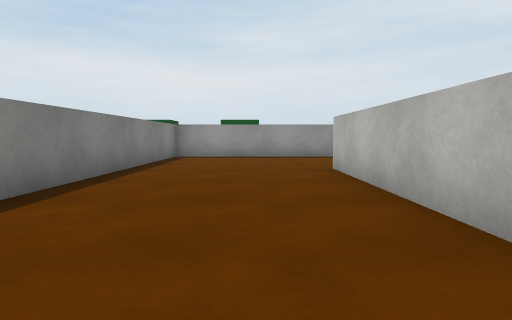
view 1 (above)

19 first-person views from a walk through a scene from a Unity 3-D project. The camera is 0.62 m above the floor, tilts 4° down and sees 75° across. The floor is counted in squares, 1 m on a side. Each view is taken from the middle of a square. On the plan, view 1 faces up. The plan holds only what a view shows up to about 10 squares ahead; the rest is blank. The place goes on beyond the plan. Surface patterns are stand-ins for the level's own textures.

view 2
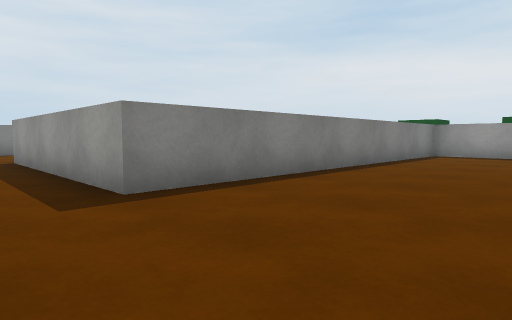

view 3
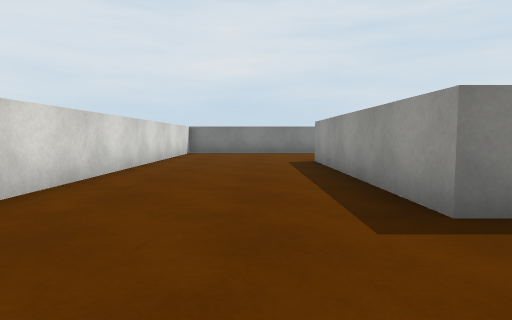

view 4
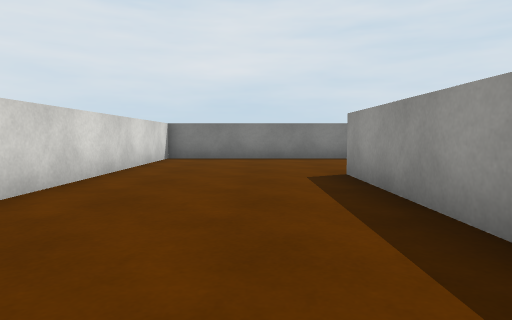

view 5
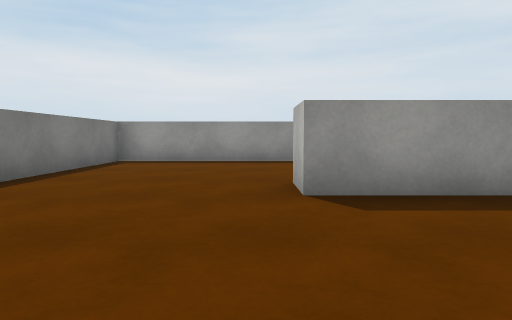

view 6
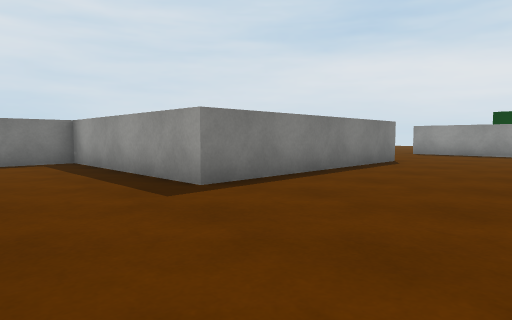

view 7
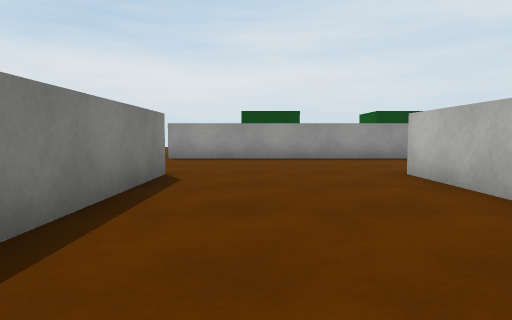

view 8
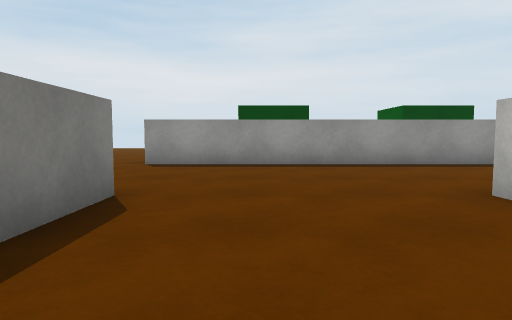

view 9
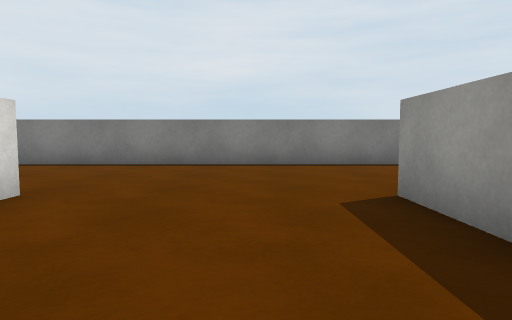

view 10
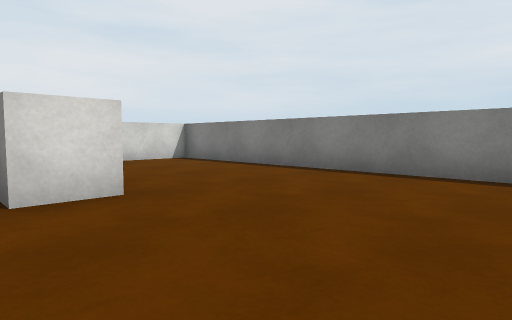

view 11
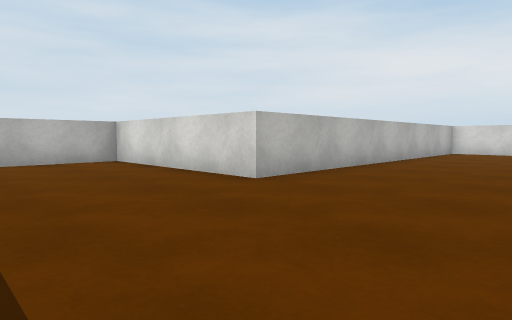

view 12
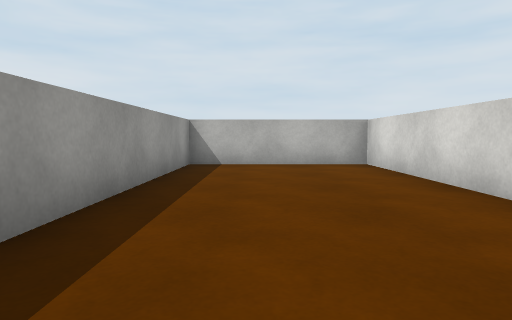

view 13
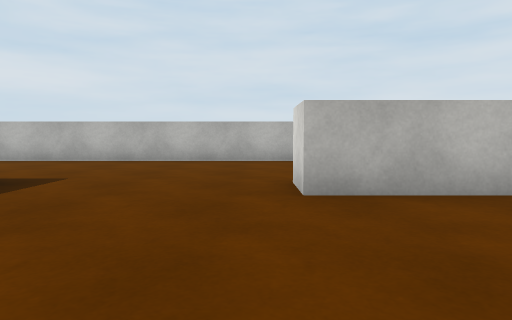

view 14
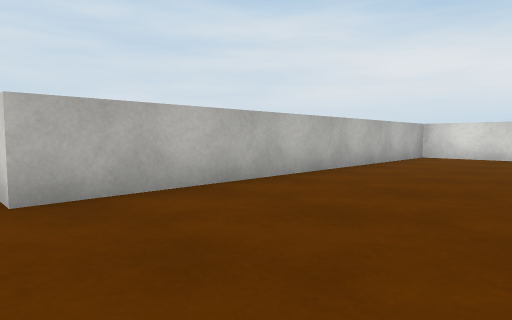

view 15
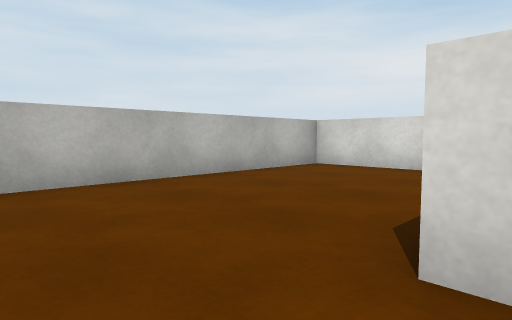

view 16
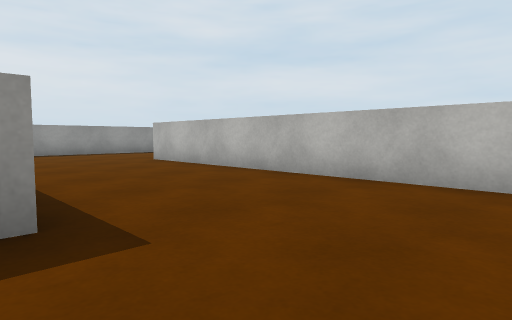

view 17
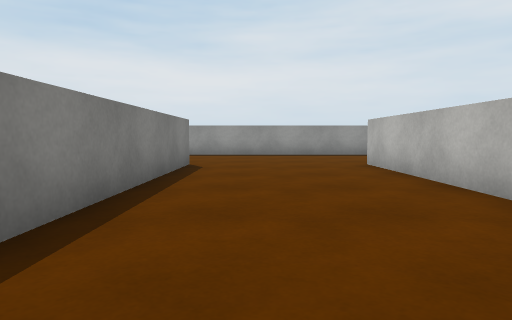

view 18
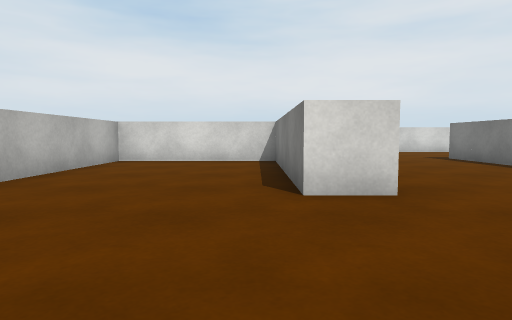

view 19
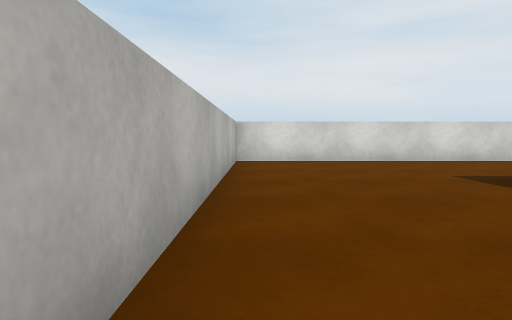

### Floor plan
Points are (right, up) in squares from view 1. A wall is a line through its corners. A room is listed if a view was taken in it or the views show most of it. See-through windows are left out.
Room 1 (views 1, 2, 3, 4, 5, 6, 7, 8, 9, 10, 11, 12, 13, 14, 15, 16, 17, 18, 19)
walls: (-3.5, 4.2) (-3.5, 11.5) (1.5, 11.5) (1.5, 15.5) (-8.5, 15.5); (-2.5, 10) (-2.5, 0.5) (-8.5, 0.5) (-8.5, 1.5); (-0.5, 10.5) (-1.8, 10.5); (-8.6, 11.5) (-7.5, 11.5) (-7.5, 5.5) (-12.5, 5.5) (-12.5, -3.5) (1.5, -3.5) (1.5, 6.5) (2.5, 6.5) (2.5, 1.5) (6.5, 1.5) (6.5, 16.5); (2.5, 16.5) (2.5, 10.9); (-12.5, 16.5) (-12.5, 6.5) (-10.6, 6.5)

Where each view was taken, in squares from view 1:
view 1: 0 up, 0 right, facing up
view 2: 1 down, 1 right, facing up-left
view 3: 1 down, 0 right, facing left
view 4: 1 down, 3 left, facing left
view 5: 3 down, 9 left, facing up
view 6: 3 up, 4 left, facing up-left
view 7: 6 up, 6 left, facing up
view 8: 8 up, 6 left, facing up
view 9: 14 up, 5 left, facing left
view 10: 15 up, 7 left, facing down-left
view 11: 15 up, 7 left, facing down-right
view 12: 14 up, 6 left, facing right
view 13: 7 up, 2 left, facing right
view 14: 7 up, 2 left, facing down-right
view 15: 8 up, 2 right, facing down-right
view 16: 8 up, 2 right, facing up-right
view 17: 9 up, 4 right, facing up
view 18: 10 up, 3 right, facing down
view 19: 5 up, 1 right, facing down
